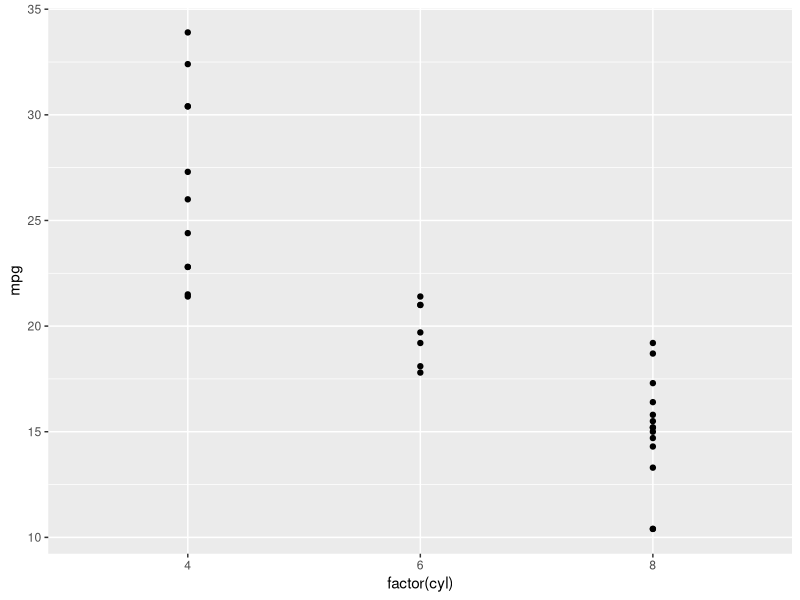
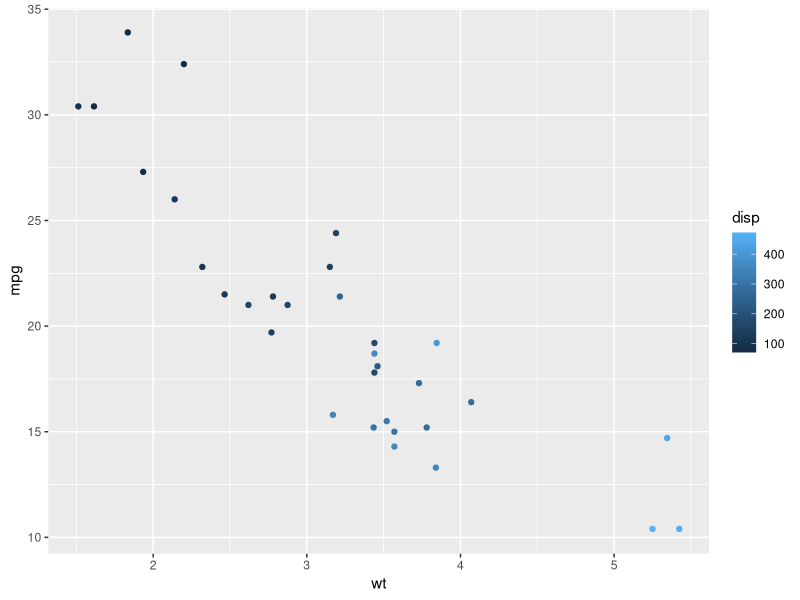
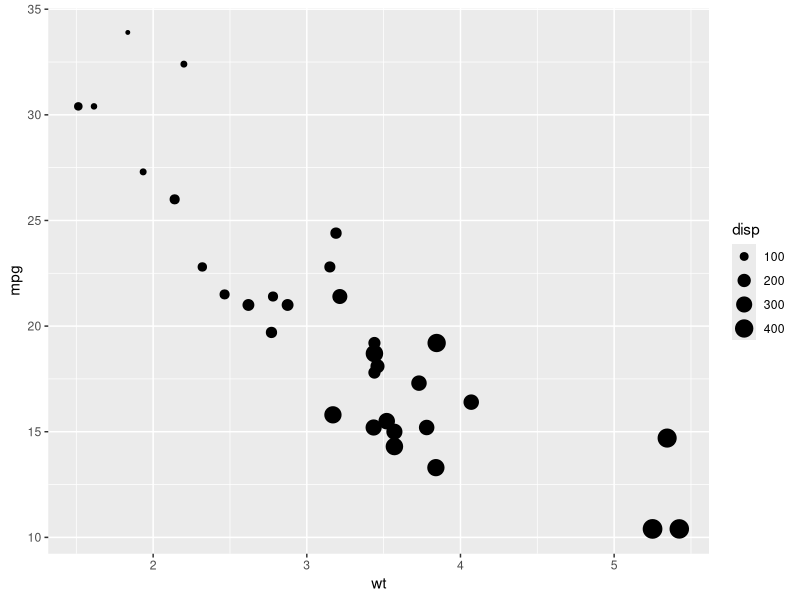
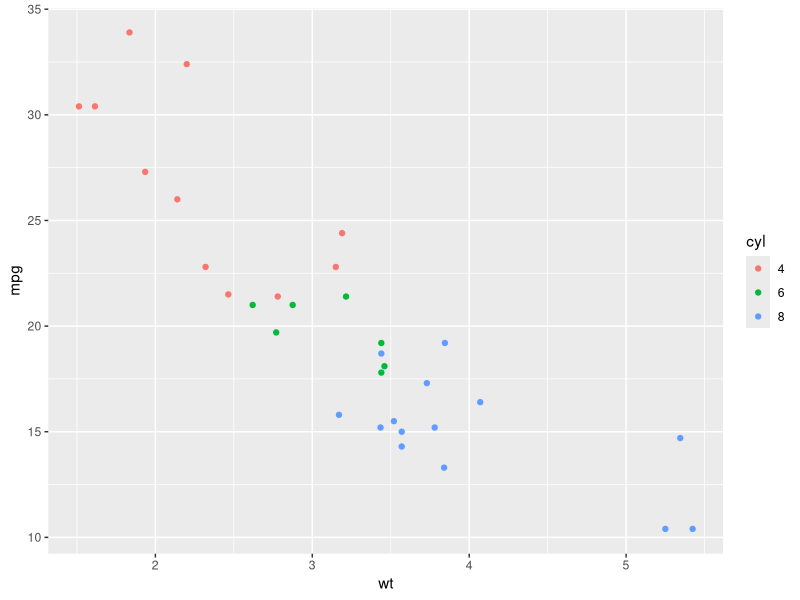
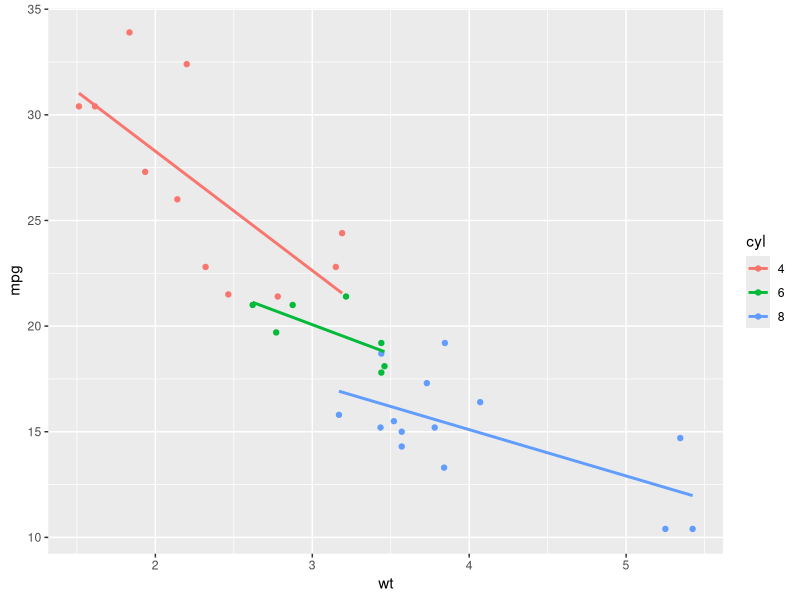
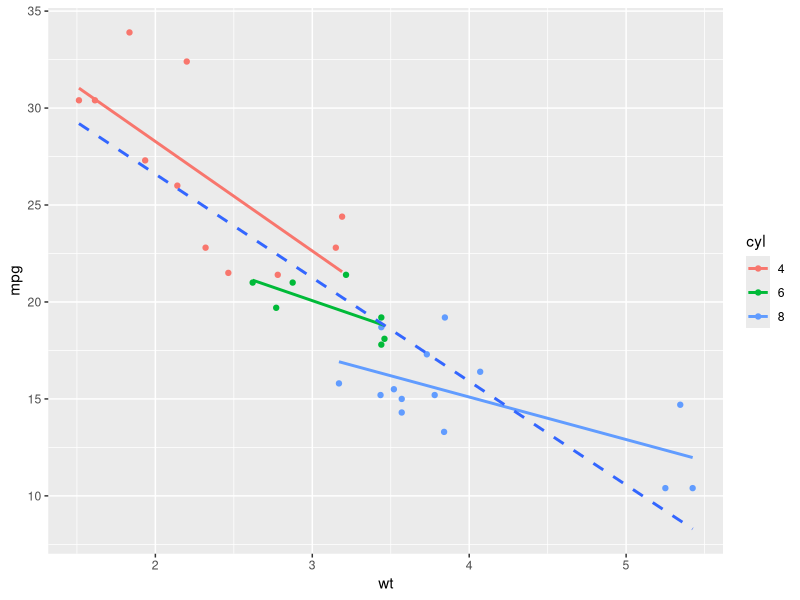
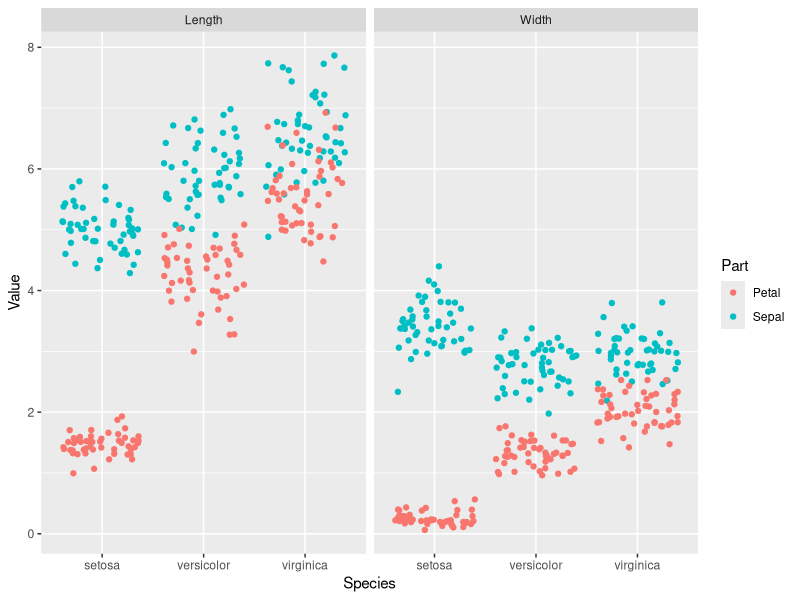
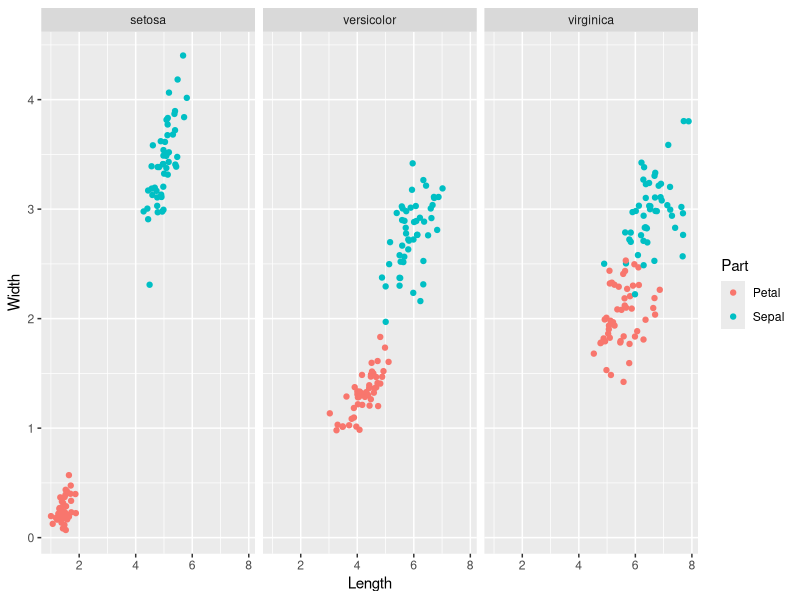

Write R code to recreate these figures, in order. (Note: this script raises an error after producing the figures.)
## ---- chunk 1
knitr::opts_chunk$set(echo = TRUE)
## ---- chunk 2
library(ggplot2)
library(dplyr)
library(lubridate)
library(readr)
## ---- chunk 3
# Change the command below so that cyl is treated as factor
ggplot(mtcars, aes(x = factor(cyl), y = mpg)) +
geom_point()
## ---- chunk 4
par(mfrow=c(1,2))
ggplot(mtcars, aes(x = wt, y = mpg, color = disp)) +
  geom_point()

ggplot(mtcars, aes(x = wt, y = mpg, size = disp)) +
  geom_point()

## ---- chunk 5
# Convert cyl to factor
mtcars$cyl <- as.factor(mtcars$cyl)

# Plot 1: add geom_point() to this command to create a scatter plot
ggplot(mtcars, aes(x = wt, y = mpg, col = cyl)) +
  geom_point()

# Plot 2: include the lines of the linear models, per cyl
ggplot(mtcars, aes(x = wt, y = mpg, col = cyl)) +
  geom_point() +
  geom_smooth(method = "lm", se = FALSE)

# Plot 3: include a lm for the entire dataset in its whole
ggplot(mtcars, aes(x = wt, y = mpg, col = cyl)) +
  geom_point() +
  geom_smooth(method = "lm", se = FALSE) +
  geom_smooth(aes(group = 1), method = "lm", se = FALSE, linetype = 2)
## ---- chunk 6
library(tidyr)
iris.tidy <- iris %>%
  gather(key, Value, -Species) %>%
  separate(key, c("Part", "Measure"), "\\.")

# Add column with unique ids (don't need to change)
iris$Flower <- 1:nrow(iris)
iris.wide <- iris %>%
  gather(key, value, -Species, -Flower) %>%
  separate(key, c("Part", "Measure"), "\\.") %>%
  spread("Measure", value)
## ---- chunk 7
ggplot(iris.tidy, aes(x = Species, y = Value, col = Part)) +
  geom_jitter() +
  facet_grid(. ~ Measure)

ggplot(iris.wide, aes(x = Length, y = Width, color = Part)) +
  geom_jitter() +
  facet_grid(. ~ Species)
## ---- chunk 8
# Dot plot with jittering
ggplot(diamonds, aes(x = clarity, y = carat, color = price)) +
  geom_point(alpha = 0.5, position = "jitter")

ggplot(mtcars, aes(x = cyl, y = wt)) +
  geom_point(position = position_jitter(.1))
## ---- chunk 9
posn_d <- position_dodge(width=.2)
ggplot(mtcars, aes(x = cyl, fill = factor(am))) +
  geom_bar(position = posn_d)+
  scale_fill_brewer(palette = "Set1") #for more detail ?brewer.pal

ggplot(mtcars, aes(mpg,fill=factor(cyl))) +
  geom_histogram(binwidth = 1,position="identity")

ggplot(mtcars, aes(mpg,col=factor(cyl))) +
  geom_freqpoly(binwidth = 1,position="identity")

ggplot(Vocab, aes(x = factor(education), fill = factor(vocabulary))) +
  geom_bar(position="fill") +
  scale_fill_brewer()

# Definition of a set of blue colors
blues <- brewer.pal(9, "Blues") # from the RColorBrewer package
# 1 - Make a color range using colorRampPalette() and the set of blues
blue_range <- colorRampPalette(blues)
# 2 - Use blue_range to adjust the color of the bars, use scale_fill_manual()
ggplot(Vocab, aes(x = education, fill = vocabulary)) +
  geom_bar(position = "fill") +
  scale_fill_manual(values=blue_range(11))

## ---- chunk 10
# Expand the following command with geom_rect() to draw the recess periods
ggplot(economics, aes(x = date, y = unemploy/pop)) +
  geom_rect(data = recess,
         aes(xmin = begin, xmax = end, ymin = -Inf, ymax = +Inf),
         inherit.aes = FALSE, fill = "red", alpha = 0.2) +
  geom_line()

## ---- chunk 11
# 3 - Take plot 2, map Diet onto col.
ggplot(ChickWeight, aes(x = Time, y = weight,col=Diet)) +
  geom_line(aes(group = Chick))


# 4 - Take plot 3, add geom_smooth()
ggplot(ChickWeight, aes(x = Time, y = weight,col=Diet)) +
  geom_smooth(lwd=2,se=F)+
  geom_line(aes(group = Chick),alpha=.3) 
## ---- chunk 12
# titanic is avaliable in your workspace
# 1 - Check the structure of titanic
str(titanic)

# 2 - Use ggplot() for the first instruction
ggplot(titanic, aes(x = Pclass, fill = Sex)) +
  geom_bar(position = "dodge")

# 3 - Plot 2, add facet_grid() layer
ggplot(titanic, aes(x = Pclass, fill = Sex)) +
  geom_bar(position = "dodge") +
  facet_grid(.~Survived)

# 4 - Define an object for position jitterdodge, to use below
posn.jd <- position_jitterdodge(0.5, 0, 0.6)

# 5 - Plot 3, but use the position object from instruction 4
ggplot(titanic, aes(x = Pclass,y=Age, col = Sex)) +
  geom_point(size=3,alpha=.5, position = posn.jd) +
  facet_grid(.~Survived)

